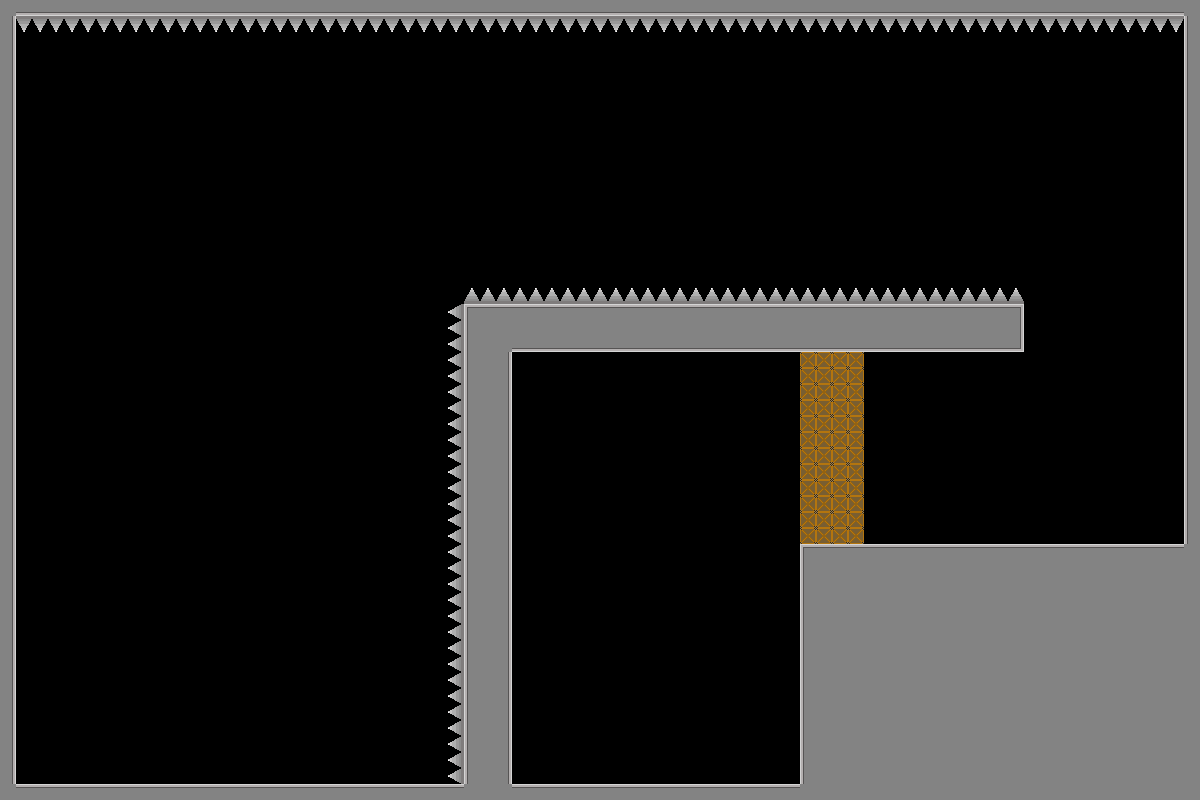

The image is a tile-based game level rendered from a .tmx file. Its description and source (layers, tilesets, objects; grid data summarised) follow:
An orthogonal 75x50 tile map with 16x16 px tiles, 1 tile layer (Tile Layer 1) and 3 objects (tp_bullet, gravity_swap, reverse_rotation).

<map version="1.10" tiledversion="1.12.2" orientation="orthogonal" renderorder="right-down" width="75" height="50" tilewidth="16" tileheight="16" infinite="0" nextlayerid="3" nextobjectid="5">
 <tileset firstgid="1" source="place_holder_tileset.tsx" />
 <layer id="1" name="Tile Layer 1" width="75" height="50">
  <data>[3750 cells, 978 non-empty, 12 distinct tile ids]</data>
 </layer>
 <objectgroup id="2" name="object_layer">
  <object id="2" name="tp_bullet" x="198.72" y="34.9777" width="60" height="60">
   <properties>
    <property name="ability_type" value="tp_bullet" />
   </properties>
  </object>
  <object id="3" name="gravity_swap" x="231.568" y="380.583" width="100" height="100">
   <properties>
    <property name="ability_type" value="gravity_swap" />
   </properties>
  </object>
  <object id="4" name="reverse_rotation" x="60.0282" y="238.499" width="100" height="100">
   <properties>
    <property name="ability_type" value="reverse_rotation" />
   </properties>
  </object>
 </objectgroup>
</map>
